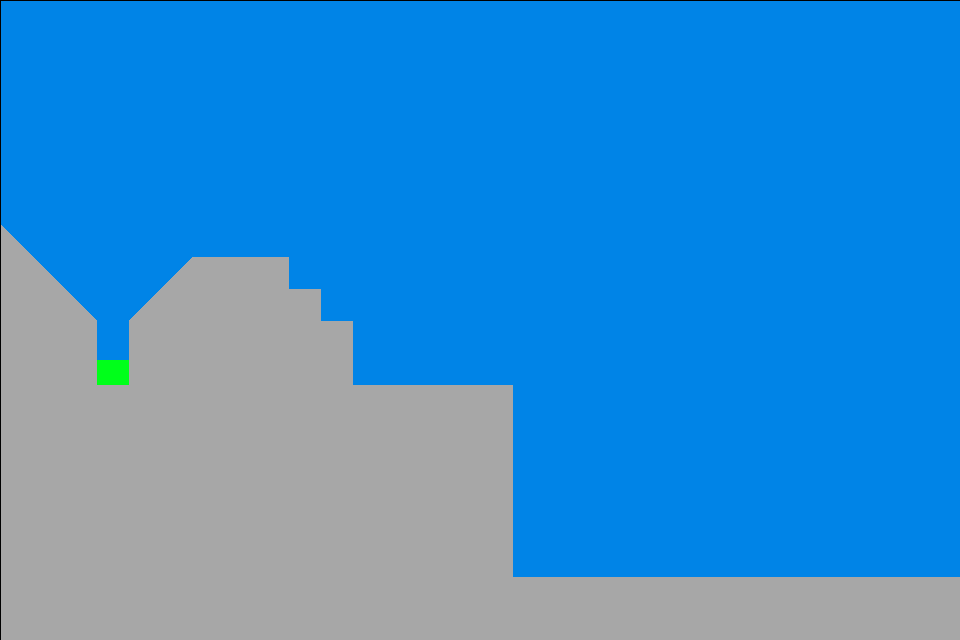

A 2D game scene composited from a Tiled map and its tileset images. What follows is a short description and the map's XML, with each tile layer's data collapsed to a summary:
An orthogonal 30x20 tile map with 32x32 px tiles, 3 tile layers (background, dynamic, static) and 4 objects (ball_spawn_point).

<map version="1.2" tiledversion="1.2.5" orientation="orthogonal" renderorder="right-down" width="30" height="20" tilewidth="32" tileheight="32" infinite="0" nextlayerid="5" nextobjectid="4">
 <tileset firstgid="1" name="golf_puzzle_tilemap" tilewidth="32" tileheight="32" tilecount="100" columns="10">
  <tileoffset x="1" y="1" />
  <image source="../media/golf_puzzle_tileset.png" width="320" height="320" />
  <tile id="0">
   <properties>
    <property name="collides" type="bool" value="true" />
   </properties>
  </tile>
  <tile id="1">
   <properties>
    <property name="collides" type="bool" value="true" />
    <property name="goal" type="bool" value="true" />
   </properties>
   <objectgroup draworder="index">
    <object id="2" x="0.181818" y="6.90909" width="31.7273" height="25.0909" />
   </objectgroup>
  </tile>
  <tile id="10">
   <properties>
    <property name="collides" type="bool" value="true" />
   </properties>
   <objectgroup draworder="index">
    <object id="1" x="0.0909091" y="31.5455">
     <polygon points="0,0 31.4545,-31.1818 31.6364,-0.363636" />
    </object>
   </objectgroup>
  </tile>
  <tile id="20">
   <properties>
    <property name="collides" type="bool" value="true" />
   </properties>
   <objectgroup draworder="index">
    <object id="1" x="0.454545" y="0.272727">
     <polygon points="0,0 30.8182,31 -0.0909091,31.2727" />
    </object>
   </objectgroup>
  </tile>
 </tileset>
 <layer id="3" name="background" width="30" height="20">
  <data>[600 cells, 600 non-empty, 1 distinct tile ids]</data>
 </layer>
 <layer id="4" name="dynamic" width="30" height="20">
  <data>[600 cells, 0 non-empty, 0 distinct tile ids]</data>
 </layer>
 <layer id="1" name="static" width="30" height="20">
  <data>[600 cells, 193 non-empty, 4 distinct tile ids]</data>
 </layer>
 <objectgroup id="2" name="object">
  <object id="1" name="ball_spawn_point" x="895.598" y="572.597">
   <point />
  </object>
 </objectgroup>
</map>
